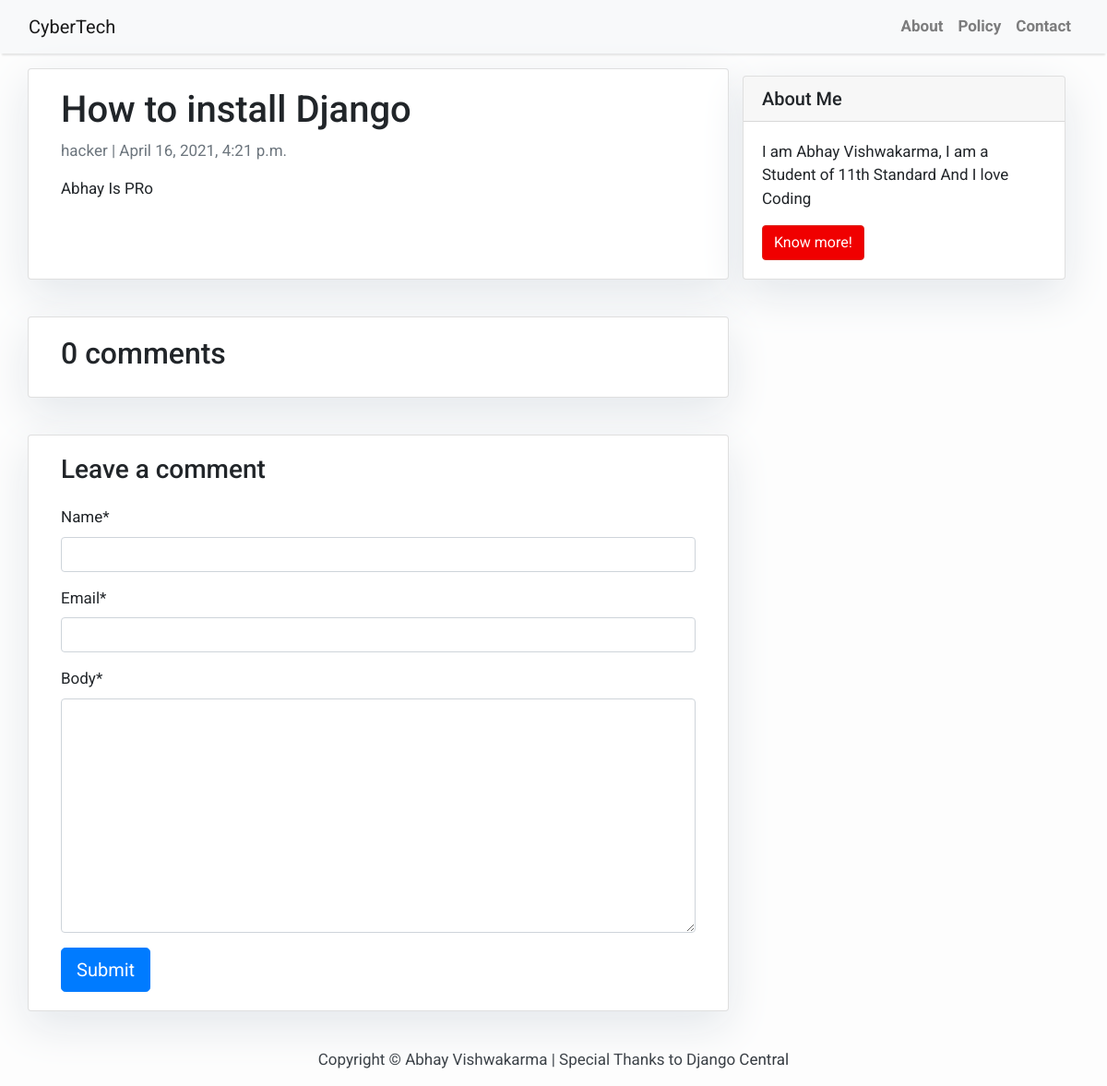
The app's page /Abhay/ with its own data.
### blog/models.py (models this page shows, shortened)
class Post(models.Model):
    title = models.CharField(max_length=200, unique=True)
    slug = models.SlugField(max_length=200, unique=True)
    author = models.ForeignKey(User, on_delete= models.CASCADE,related_name='blog_posts')
    updated_on = models.DateTimeField(auto_now= True)
    content = models.TextField()
    created_on = models.DateTimeField(auto_now_add=True)
    status = models.IntegerField(choices=STATUS, default=0)
    class Meta:
        ordering = ['-created_on']

### blog/views.py (the view)
# urls.py: path('<slug:slug>/', views.post_detail, name='post_detail'),
def post_detail(request, slug):
    template_name = 'post_detail.html'
    post = get_object_or_404(Post, slug=slug)
    comments = post.comments.filter(active=True)
    new_comment = None
    if request.method == 'POST':
        comment_form = CommentForm(data=request.POST)
        if comment_form.is_valid():
            new_comment = comment_form.save(commit=False)
            new_comment.post = post
            new_comment.save()
    else:
        comment_form = CommentForm()
    return render(request, template_name, {'post': post,
                                           'comments': comments,
                                           'new_comment': new_comment,
                                           'comment_form': comment_form})

### blog/forms.py
class CommentForm(forms.ModelForm):
    class Meta:
        model = Comment
        fields = ('name', 'email', 'body')

### templates/post_detail.html (shortened to what this page needs)
{% extends 'base.html' %} {% block content %}
<div class="container">
  <div class="row">
    <div class="col-md-8 card mb-4  mt-3 left  top">
      <div class="card-body">
        <h1>{% block title %} {{ post.title }} {% endblock title %}</h1>
        <p class=" text-muted">{{ post.author }} | {{ post.created_on }}</p>
        <p class="card-text ">{{ post.content | safe }}</p>
      </div>
    </div>
    {% block sidebar %} {% include 'sidebar.html' %} {% endblock sidebar %}
    <div class="col-md-8 card mb-4  mt-3 ">
      <div class="card-body">
        <h2>{{ comments.count }} comments</h2>
      </div>
    </div>
    <div class="col-md-8 card mb-4  mt-3 ">
      <div class="card-body">
        {% if new_comment %}
        <div class="alert alert-success" role="alert">
          Your comment is awaiting moderation
        </div>
        {% else %}
        <h3>Leave a comment</h3>
        {% load crispy_forms_tags %}
        <form method="post" style="margin-top: 1.3em;">
          {{ comment_form | crispy }}
          <button type="submit" class="btn btn-primary  btn-lg">Submit</button>
        </form>
        {% endif %}
      </div>
    </div>
  </div>
</div>
{% endblock content %}

### templates/base.html (style rules this page uses)
body { font-family: "Roboto", sans-serif; font-size: 17px; background-color: #fdfdfd; }

### templates/sidebar.html (style rules this page uses)
.card { box-shadow: 0 16px 48px #E3E7EB; }

### records on screen
Post: title "How to install Django", author "hacker", created_on "April 16, 2021, 4:21 p.m.", content "Abhay Is PRo"

### other values on screen
{{ comments.count }} "0"
